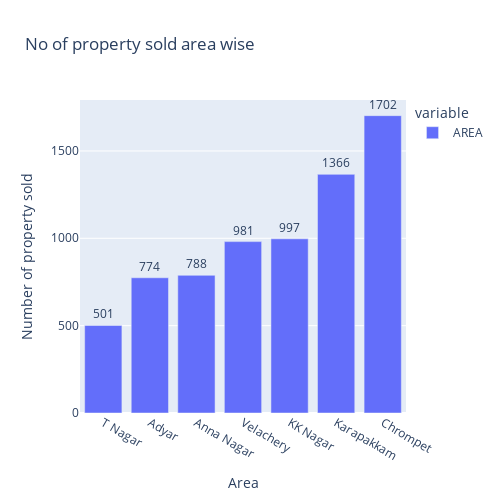

Write notebook code for a chart like this one.
### Markdown cell above
### EDA

### Code cell
#Area - feature distribution 
area=df['AREA'].groupby(df['AREA']).count()
fig=px.bar(area,text=area,title="No of property sold area wise")
fig.update_layout(width=500,height=500,xaxis_title="Area",yaxis_title="Number of property sold",
                  xaxis={'categoryorder':'total ascending'})
fig.update_traces(textposition='outside')

### Figure 1 — Plotly figure (JSON) as saved in the notebook; plotly's stock layout.template omitted (floating-point values rounded to 4 significant figures)
{"data": [{"alignmentgroup": "True", "hovertemplate": "variable=AREA<br>index=%{x}<br>value=%{y}<br>text=%{text}<extra></extra>", "legendgroup": "AREA", "marker": {"color": "#636efa", "pattern": {"shape": ""}}, "name": "AREA", "offsetgroup": "AREA", "orientation": "v", "showlegend": true, "text": [774, 788, 1702, 997, 1366, 501, 981], "textposition": "outside", "type": "bar", "x": ["Adyar", "Anna Nagar", "Chrompet", "KK Nagar", "Karapakkam", "T Nagar", "Velachery"], "xaxis": "x", "y": [774, 788, 1702, 997, 1366, 501, 981], "yaxis": "y"}], "layout": {"barmode": "relative", "height": 500, "legend": {"title": {"text": "variable"}, "tracegroupgap": 0}, "title": {"text": "No of property sold area wise"}, "width": 500, "xaxis": {"anchor": "y", "categoryorder": "total ascending", "domain": [0, 1], "title": {"text": "Area"}}, "yaxis": {"anchor": "x", "domain": [0, 1], "title": {"text": "Number of property sold"}}}}
